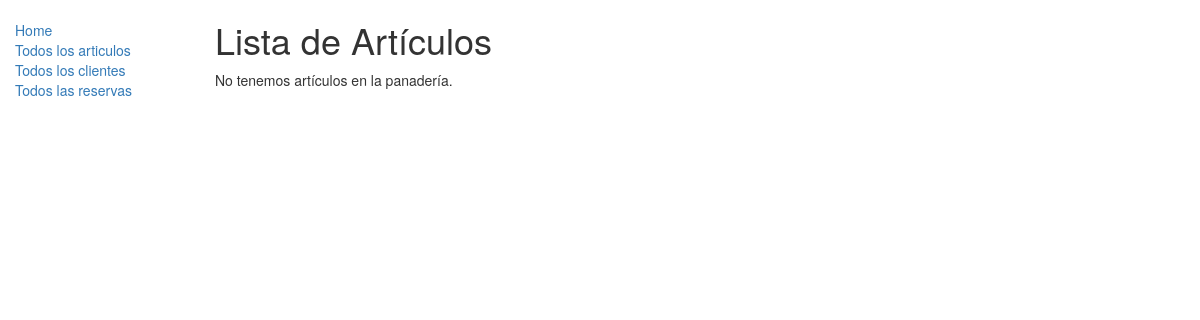
/catalogo/articulos/, run on an earlier commit of the app's database.
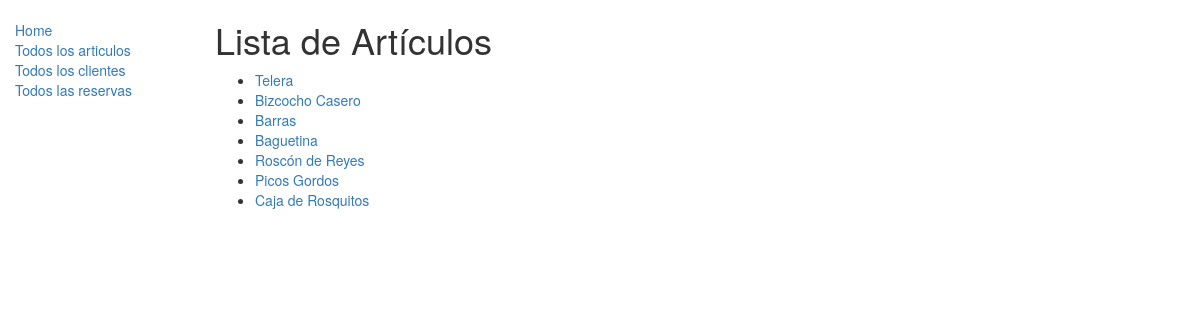
And on a later commit of the database.
### catalogo/models.py (models this page shows, shortened)
class Articulo(models.Model):
	nombre = models.CharField(max_length=100)
	precio = models.FloatField(default=0)
	tipo = models.ManyToManyField(Categoria, help_text="Selecciona una categoria.")
	def get_absolute_url(self):
		return self.nombre

### catalogo/views.py (the view)
class ListaArticulosView(generic.ListView):
	model = Articulo
	template = "templates/catalogo/articulo_list.html"
	context_object_name = "articulos_list"

### catalogo/templates/catalogo/articulo_list.html
{% extends "base_generic.html" %}
{% block content %}
    <h1>Lista de Artículos</h1>
    {% if articulos_list %}
    <ul>
      {% for articulo in articulos_list %}
      <li>
        <a href="{{ articulo.get_absolute_url }}">{{ articulo.nombre }}</a>
      </li>
      {% endfor %}
    </ul>
    {% else %}
      <p>No tenemos artículos en la panadería.</p>
    {% endif %}
{% endblock %}

### catalogo/templates/base_generic.html (shortened to what this page needs)
<!DOCTYPE html>
<html lang="en">
<head>
  <link rel="stylesheet" href="https://maxcdn.bootstrapcdn.com/bootstrap/3.3.7/css/bootstrap.min.css">
  {% load static %}
  <link rel="stylesheet" href="{% static 'css/styles.css' %}">
</head>
<body>
  <div class="container-fluid">
    <div class="row">
      <div class="col-sm-2">
      {% block sidebar %}
      <ul class="sidebar-nav">
          <li><a href="{% url 'index' %}">Home</a></li>
          <li><a href="{% url 'articulos' %}">Todos los articulos</a></li>
          <li><a href="{% url 'clientes' %}">Todos los clientes</a></li>
          <li><a href="{% url 'reservas' %}">Todos las reservas</a></li>
      </ul>
     {% endblock %}
      </div>
      <div class="col-sm-10 ">
      {% block content %}{% endblock %}
      </div>
    </div>
  </div>
</body>
</html>

### catalogo/static/css/styles.css (style rules this page uses)
.sidebar-nav { margin-top: 20px; padding: 0; list-style: none; }

What changed in the data, as far as the page shows it:
added Articulo: nombre "Telera"
added Articulo: nombre "Bizcocho Casero"
added Articulo: nombre "Barras"
added Articulo: nombre "Baguetina"
added Articulo: nombre "Roscón de Reyes"
added Articulo: nombre "Picos Gordos"
added Articulo: nombre "Caja de Rosquitos"
Also different on the page:
text no longer shown: "No tenemos artículos en la panadería."
